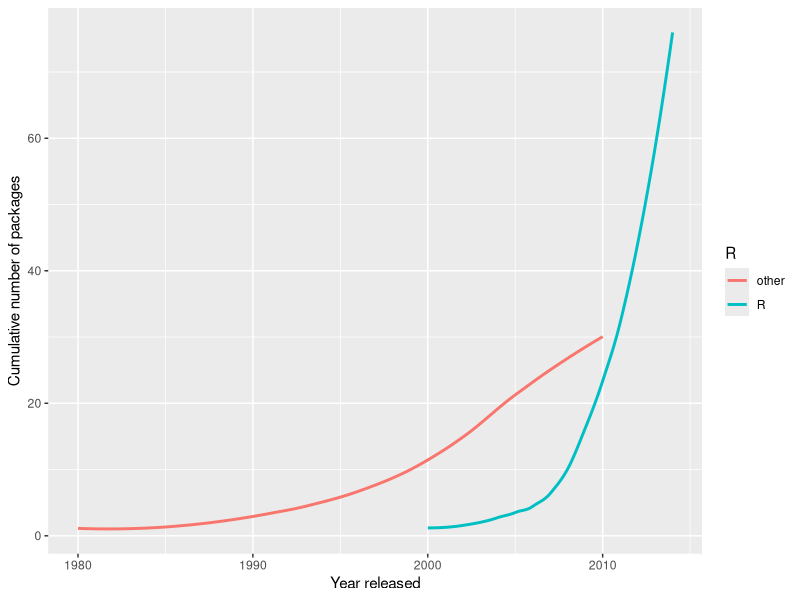

R code for this plot:
library(ggplot2)
library(reshape)

ds <- read.csv("Data/PackagesThruTime.csv")

# Group packages by year using aggregate then fix names
dsYear <- with(ds, aggregate(Program, by = list(YearReleased, RPackage), 
	                          FUN = length))

names(dsYear) <- c("YearReleased", "R", "NPackages")

# Order the data by year so cumulative number of packages
# per year can be calculated
dsYear <- dsYear[order(dsYear$YearReleased), ]

# Calculate cumulative number of packages per year
# separately for non R and R packages
dsYear$TotalPkg[dsYear$R == "other"] <- cumsum(dsYear$NPackages[dsYear$R == "other"])
dsYear$TotalPkg[dsYear$R == "R"] <- cumsum(dsYear$NPackages[dsYear$R == "R"])

# pdf("Manuscript/Figures/PackagesPerYear.pdf")

# Plot cumulative number of packages through time
myplot <- ggplot(data = dsYear,
                 aes(x = YearReleased, y = TotalPkg, color = R))
    
# Modifications to graph including legend, y-axis label etc.
myplot + 
geom_smooth(method = "loess", se = FALSE) + 
ylab("Cumulative number of packages") +
xlab("Year released")

# dev.off()
